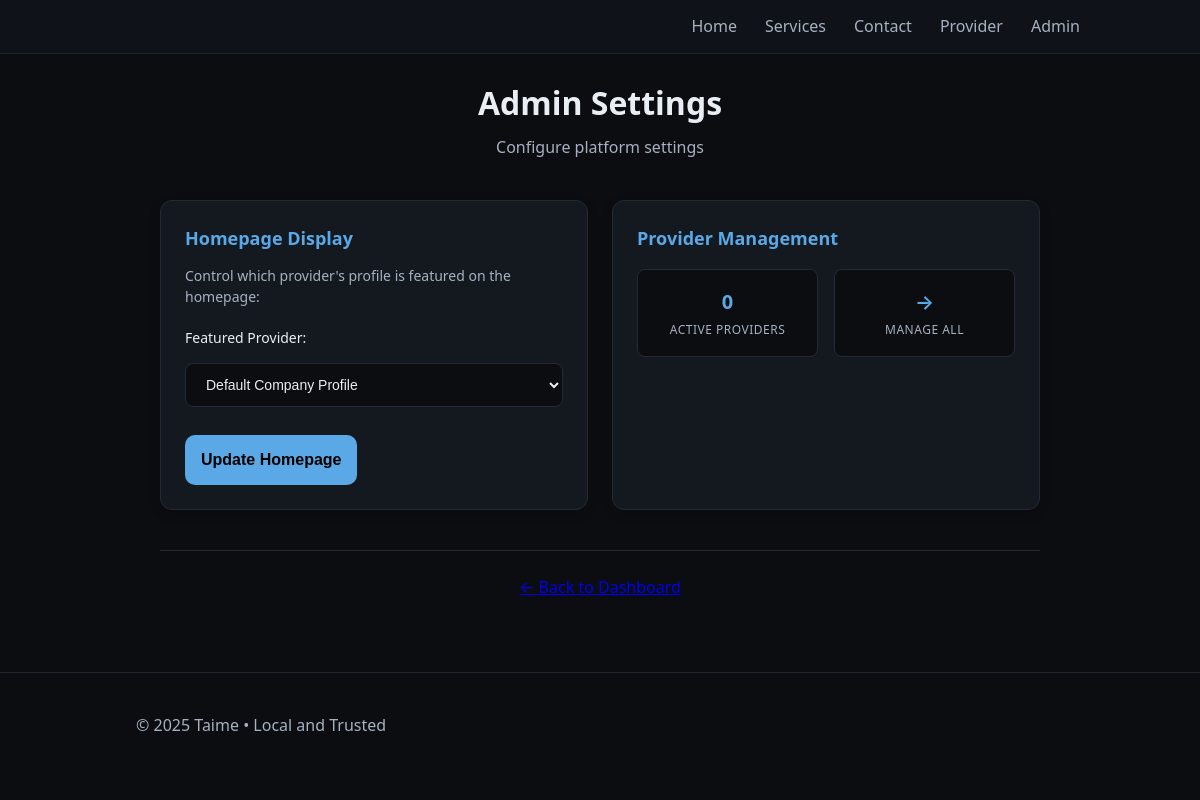
Before: /admin/settings with the older database file.
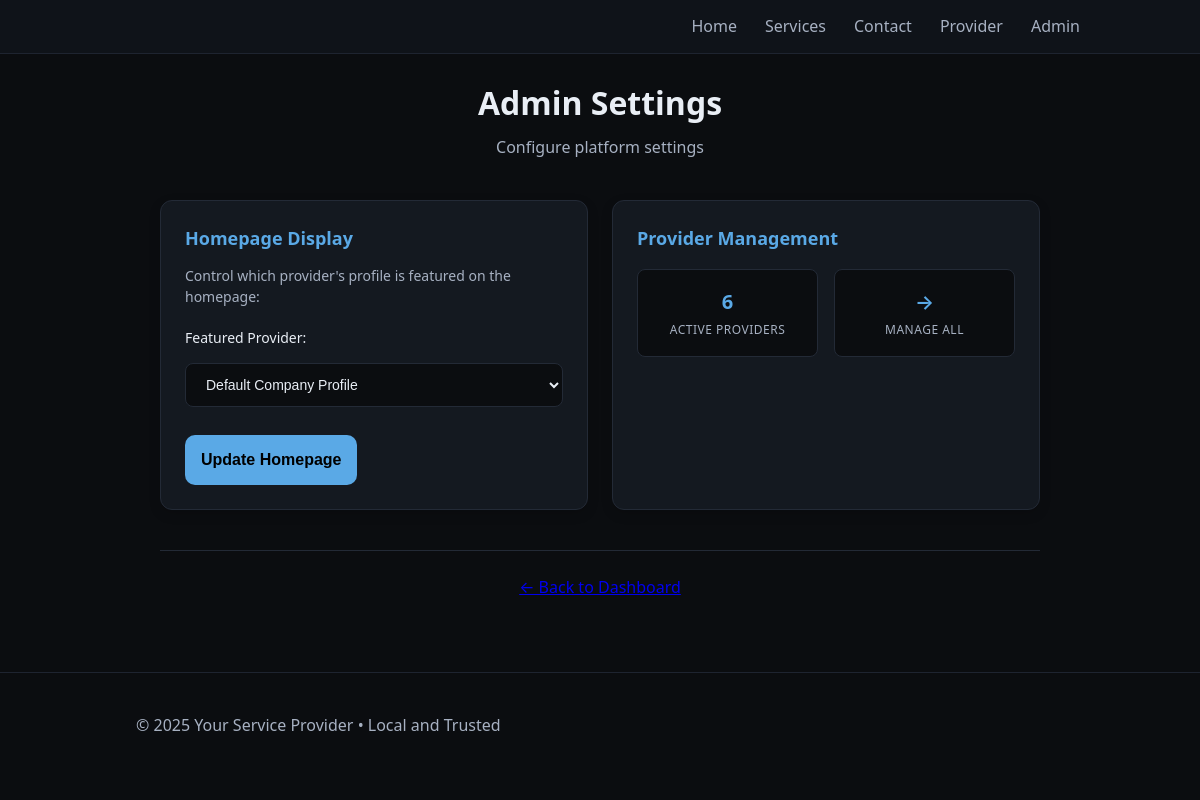
After: the same page with the newer database file.
### tables this page shows
CREATE TABLE profile (
                            id INTEGER PRIMARY KEY CHECK (id = 1),
                            business_name TEXT,
                            contact_email TEXT,
                            phone TEXT,
                            base_zip TEXT,
                            address TEXT,
                            about TEXT
                        , first_name TEXT, profile_photo TEXT);

### app.py (the view)
    @app.route("/admin/settings", methods=["GET", "POST"])
    @login_required
    def admin_settings():
        if request.method == "POST":
            featured_provider_id = request.form.get("featured_provider_id", "0")
            flash(f"Homepage will now feature the selected provider.", "success")
            return redirect(url_for("admin_settings"))
        with closing(get_db()) as db:
            cur = db.cursor()
            cur.execute("SELECT id, business_name, first_name FROM providers WHERE active = 1 ORDER BY business_name")
            providers = cur.fetchall()
        return render_template("admin_settings.html", providers=providers, title="Admin Settings")

### app.py (called while the page is built)
def get_db():
    conn = sqlite3.connect(DB_PATH)
    conn.row_factory = sqlite3.Row
    return conn

### templates/admin_settings.html (shortened to what this page needs)
{% extends "base.html" %}
{% block content %}
<div class="admin-container">
    <div class="admin-header">
        <h1>Admin Settings</h1>
        <p class="admin-subtitle">Configure platform settings</p>
    </div>
    <div class="settings-grid">
        <div class="settings-card">
            <h2>Homepage Display</h2>
            <p>Control which provider's profile is featured on the homepage:</p>
            <form method="POST" class="settings-form">
                <div class="form-group">
                    <label for="featured_provider_id">Featured Provider:</label>
                    <select id="featured_provider_id" name="featured_provider_id" required>
                        <option value="0">Default Company Profile</option>
                    </select>
                </div>
                <button type="submit" class="btn-primary">Update Homepage</button>
            </form>
        </div>
        <div class="settings-card">
            <h2>Provider Management</h2>
            <div class="mini-stats">
                <div class="mini-stat">
                    <div class="mini-stat-number">{{ providers|length }}</div>
                    <div class="mini-stat-label">Active Providers</div>
                </div>
                <div class="mini-stat">
                    <a href="{{ url_for('admin_provider') }}" class="settings-link">
                        <div class="mini-stat-number">→</div>
                        <div class="mini-stat-label">Manage All</div>
                    </a>
                </div>
            </div>
        </div>
    </div>
    <div class="admin-footer">
        <a href="{{ url_for('admin_dashboard') }}" class="btn-secondary">← Back to Dashboard</a>
    </div>
</div>
{% endblock %}

### templates/base.html (shortened to what this page needs)
<!doctype html>
<html lang="en">
<head>
  <link href="{{ url_for('static', filename='styles.css') }}?v=20251011-3" rel="stylesheet">
</head>
<body>
  <header class="site-header">
    <div class="container header-inner">
      <nav id="site-nav" class="nav">
        <a href="{{ url_for('home') }}" class="nav-link">Home</a>
        <a href="{{ url_for('services') }}" class="nav-link">Services</a>
        <a href="{{ url_for('contact') }}" class="nav-link">Contact</a>
        {% if session.get('provider') %}
          <a href="{{ url_for('provider_dashboard') }}" class="nav-link">Provider</a>
          <a href="{{ url_for('provider_change_password') }}" class="nav-link">Change Password</a>
          <form action="{{ url_for('provider_logout') }}" method="post" class="inline-form"><button type="submit" class="linklike">Logout</button></form>
        {% else %}
          <a href="{{ url_for('provider_login') }}" class="nav-link">Provider</a>
        {% endif %}
        {% if session.get('admin') %}
          <a href="{{ url_for('admin_dashboard') }}" class="nav-link admin-link">Admin</a>
          <a href="{{ url_for('admin_change_password') }}" class="nav-link admin-link">Change Password</a>
          <form action="{{ url_for('admin_logout') }}" method="post" class="inline-form"><button type="submit" class="linklike">Logout</button></form>
        {% else %}
          <a href="{{ url_for('admin_login') }}" class="nav-link admin-link">Admin</a>
        {% endif %}
      </nav>
    </div>
  </header>
  <main class="container">
    {% block content %}{% endblock %}
  </main>
  <footer class="site-footer">
    <div class="container">
  <p>&copy; {{ current_year }} {{ profile.business_name or "Your Mom's Services" }} • Local and Trusted</p>
    </div>
  </footer>
</body>
</html>

Changed rows visible on the page:
no longer on this page (row edited): profile: business_name "Taime"
Other visible differences:
{{ providers|length }}: "0" → "6"
{{ profile.business_name or "Your Mom's Services" }}: (not shown) → "Your Service Provider"
